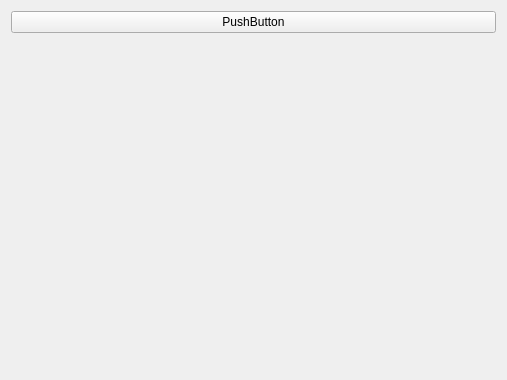
<?xml version="1.0" encoding="UTF-8"?>
<ui version="4.0">
 <class>PlotUnit</class>
 <widget class="QWidget" name="PlotUnit">
  <property name="geometry">
   <rect>
    <x>0</x>
    <y>0</y>
    <width>507</width>
    <height>380</height>
   </rect>
  </property>
  <property name="windowTitle">
   <string>Form</string>
  </property>
  <layout class="QVBoxLayout" name="verticalLayout">
   <item>
    <widget class="QPushButton" name="pushButton">
     <property name="text">
      <string>PushButton</string>
     </property>
    </widget>
   </item>
   <item>
    <spacer name="verticalSpacer">
     <property name="orientation">
      <enum>Qt::Vertical</enum>
     </property>
     <property name="sizeHint" stdset="0">
      <size>
       <width>20</width>
       <height>40</height>
      </size>
     </property>
    </spacer>
   </item>
  </layout>
 </widget>
 <resources/>
 <connections/>
</ui>
